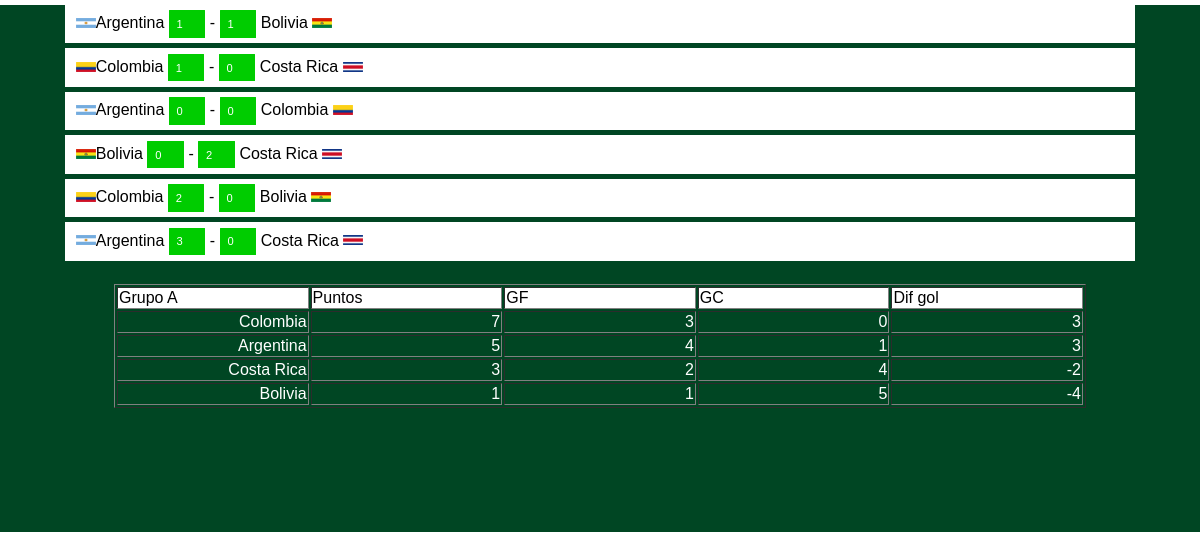
/A_GA.php (signed in), run on the app's committed database.
### tables this page shows
CREATE TABLE IF NOT EXISTS `america_partidos` (
  `CodUsu` varchar(50) DEFAULT NULL,
  `CodPar` int(99) DEFAULT NULL,
  `local` varchar(50) DEFAULT NULL,
  `visitante` varchar(50) DEFAULT NULL,
  `glocal` int(20) DEFAULT '0',
  `gvisitante` int(20) DEFAULT '0',
  `resultado` int(20) DEFAULT '0'
);

CREATE TABLE IF NOT EXISTS `america_equipos` (
  `CodUsu` varchar(20) NOT NULL,
  `CodEqu` int(20) NOT NULL,
  `nombre` varchar(50) DEFAULT NULL,
  `grupo` varchar(10) DEFAULT NULL,
  `puntos` int(20) DEFAULT NULL,
  `golfav` int(20) DEFAULT NULL,
  `golcon` int(20) DEFAULT NULL,
  `difgol` int(20) DEFAULT NULL
);

### A_GA.php (the view, shortened to what this page needs)
<?php require_once('Connections/conexion.php'); ?>
<?php
$consulta="SELECT * FROM america_partidos WHERE CodPar BETWEEN 1 AND 6 AND CodUsu='".$_SESSION['MM_Username']."'";
$resultado=mysql_query($consulta, $conexion);
$consulta_tabla_A="SELECT * FROM america_equipos WHERE grupo='A' AND CodUsu='".$_SESSION['MM_Username']."' ORDER BY puntos DESC, difgol DESC, golfav DESC, nombre";
$resultado_tabla_A=mysql_query($consulta_tabla_A, $conexion);
?>
<html>
<head>
<link href="estilo.css" rel="stylesheet" type="text/css" />
</head>
<body>
<div style="background-color:#063; 	background-image:url(imagenes/trans.png);">
<div class="tablaclasificacion">
<form name="grupoA" method="post" action="<?php echo $editFormAction; ?>">
			<?php while ($filasresultado=mysql_fetch_assoc($resultado)) { ?>
			<div class="comentarios">
			<img src="imagenes/banamerica/<?php echo $filasresultado['local']; ?>.gif" width="20" height="10"/><?php echo $filasresultado['local']; ?>  <input type="text" name="L<?php echo $filasresultado['CodPar']; ?>" id="L<?php echo $filasresultado['CodPar']; ?>" size="1" maxlength="2" value="<?php echo $filasresultado['glocal']; ?>" class="botoneschicos"  readonly="readonly"/>  - <input type="text" name="V<?php echo $filasresultado['CodPar']; ?>" id="V<?php echo $filasresultado['CodPar']; ?>" size="1" maxlength="2" class="botoneschicos" value="<?php echo $filasresultado['gvisitante']; ?>"  readonly="readonly"/> <?php echo $filasresultado['visitante']; ?> <img src="imagenes/banamerica/<?php echo $filasresultado['visitante']; ?>.gif" width="20" height="10"/>
			</div>
			<?php } ?>
			<br />
			<table border="1" class="tablaclasificacion">
				<tr class="comentarios">
					<td>Grupo A</td>
					<td>Puntos</td>
					<td>GF</td>
					<td>GC</td>
					<td>Dif gol</td>
				</tr>
			<?php while ($filasresultado_tabla_A=mysql_fetch_assoc($resultado_tabla_A)) { ?>
				<tr>
					<td><?php echo $filasresultado_tabla_A['nombre']; ?></td>
					<td><?php echo $filasresultado_tabla_A['puntos']; ?></td>
					<td><?php echo $filasresultado_tabla_A['golfav']; ?></td>
					<td><?php echo $filasresultado_tabla_A['golcon']; ?></td>
					<td><?php echo $filasresultado_tabla_A['difgol']; ?></td>
				</tr>
			<?php } ?>
			</table>
</form>
</div>
<br /><br /><br /><br /><br /><br />
</div>
</body>
</html>

### estilo.css (style rules this page uses)
body { font-family: Helvetica, "Open Sans",Arial,sans-serif; font-size: 1em; font-weight: normal; color: #000; background-color: #FFF; text-align: center; margin: 0; padding: 0; }
@media (min-width:801px) { .tablaclasificacion { font-size:1em; width:90%; height: auto; margin: 0 auto; color:#FFF; text-align: right; table-layout: fixed; } }
@media (min-width:801px) { .botoneschicos, .botoneschicos a, p .botoneschicos { padding-bottom:5px; padding-top: 5px; padding-left:10px; padding-right:10px; background-color: #0C0; text-decoration:none; font-size:1em; color:#FFF; border: thin none #FFF; -moz-border-radius:5px; -webkit-border-radius:5px; border-radius:5px; } }
.botoneschicos, .botoneschicos a, p .botoneschicos { padding-bottom:1%; padding-top: 1%; padding-left:2%; padding-right:2%; background-color: #0C0; text-decoration:none; font-size:1em; color:#FFF; border: thin none #FFF; border-radius:1%; }
input.botoneschicos { font-size:0.7em; vertical-align:baseline; padding:0.7em; }
.comentarios { background-color: #FFF; color: #000; font-size:1em; text-align:left; padding-top: 0.5%; padding-right: 1%; padding-bottom: 0.5%; padding-left: 1%; margin:5px; }

### data on the page
america_partidos: local (picture), local "Argentina", L1 "1", V1 "1", visitante "Bolivia", visitante (picture)
america_partidos: local (picture), local "Colombia", L2 "1", V2 "0", visitante "Costa Rica", visitante (picture)
america_partidos: local (picture), local "Argentina", L3 "0", V3 "0", visitante "Colombia", visitante (picture)
america_partidos: local (picture), local "Bolivia", L4 "0", V4 "2", visitante "Costa Rica", visitante (picture)
america_partidos: local (picture), local "Colombia", L5 "2", V5 "0", visitante "Bolivia", visitante (picture)
america_partidos: local (picture), local "Argentina", L6 "3", V6 "0", visitante "Costa Rica", visitante (picture)
america_equipos: nombre "Colombia", puntos "7", golfav "3", golcon "0", difgol "3"
america_equipos: nombre "Argentina", puntos "5", golfav "4", golcon "1", difgol "3"
america_equipos: nombre "Costa Rica", puntos "3", golfav "2", golcon "4", difgol "-2"
america_equipos: nombre "Bolivia", puntos "1", golfav "1", golcon "5", difgol "-4"
